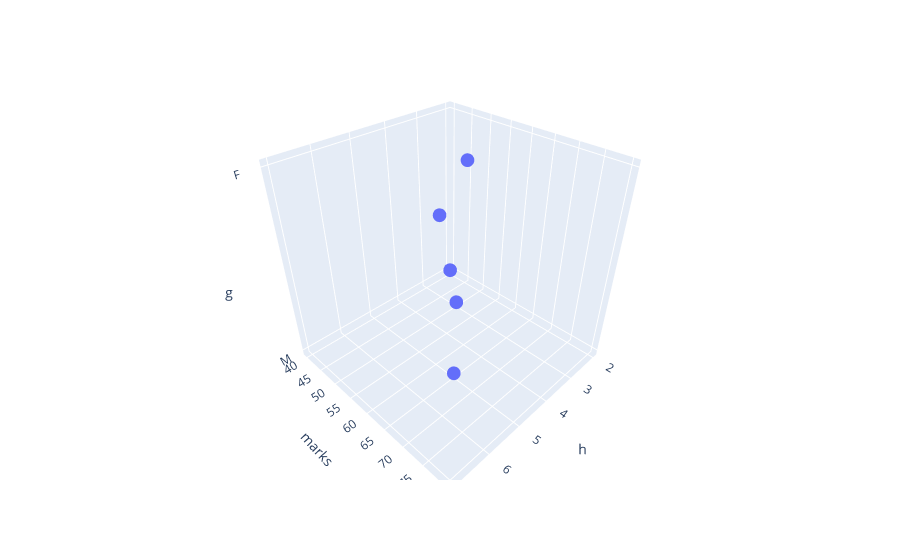

Write notebook code for a chart like this one.
### Code cell
px.scatter_3d(data,x='h' , y='marks',z="g")

### Figure 1 — Plotly figure (JSON) as saved in the notebook; plotly's stock layout.template omitted (floating-point values rounded to 4 significant figures)
{"data": [{"hovertemplate": "h=%{x}<br>marks=%{y}<br>g=%{z}<extra></extra>", "legendgroup": "", "marker": {"color": "#636efa", "symbol": "circle"}, "mode": "markers", "name": "", "scene": "scene", "showlegend": false, "type": "scatter3d", "x": [2, 3, 4, 5, 6, 7], "y": [40, 50, 60, 65, 70, 80], "z": ["M", "M", "F", "M", "F", "F"]}], "layout": {"legend": {"tracegroupgap": 0}, "margin": {"t": 60}, "scene": {"domain": {"x": [0, 1], "y": [0, 1]}, "xaxis": {"title": {"text": "h"}}, "yaxis": {"title": {"text": "marks"}}, "zaxis": {"title": {"text": "g"}}}}}
